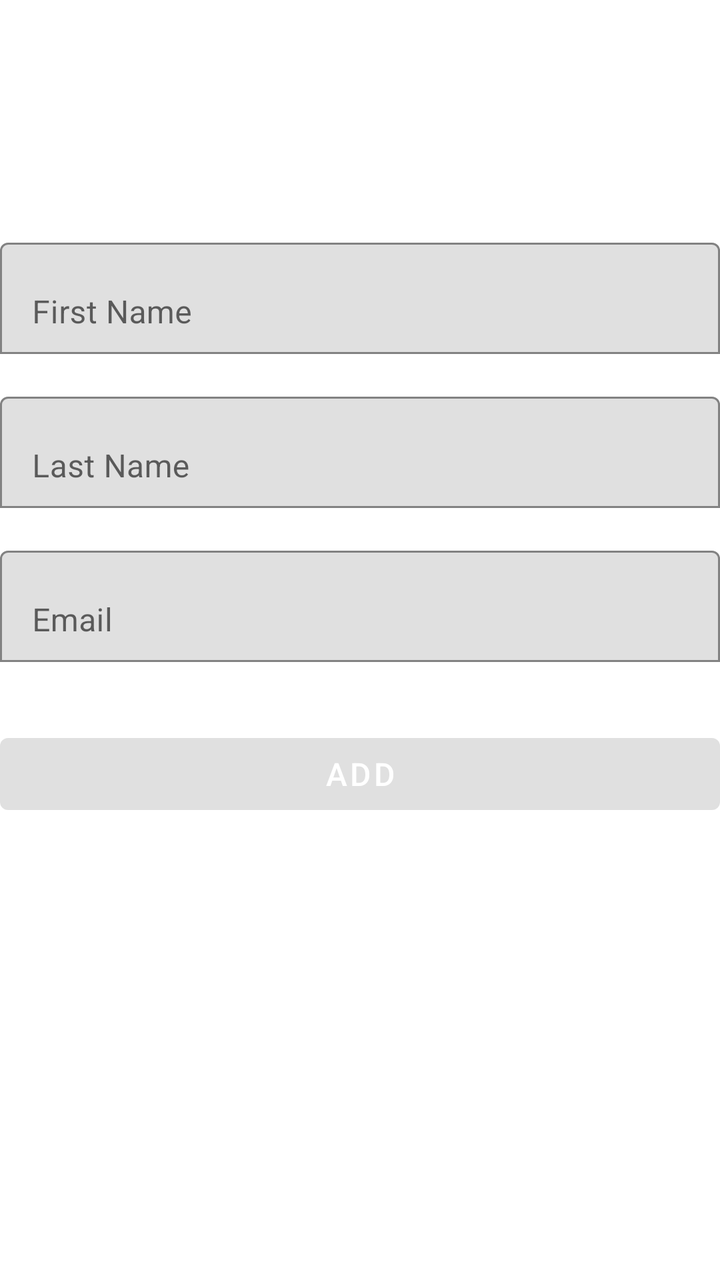
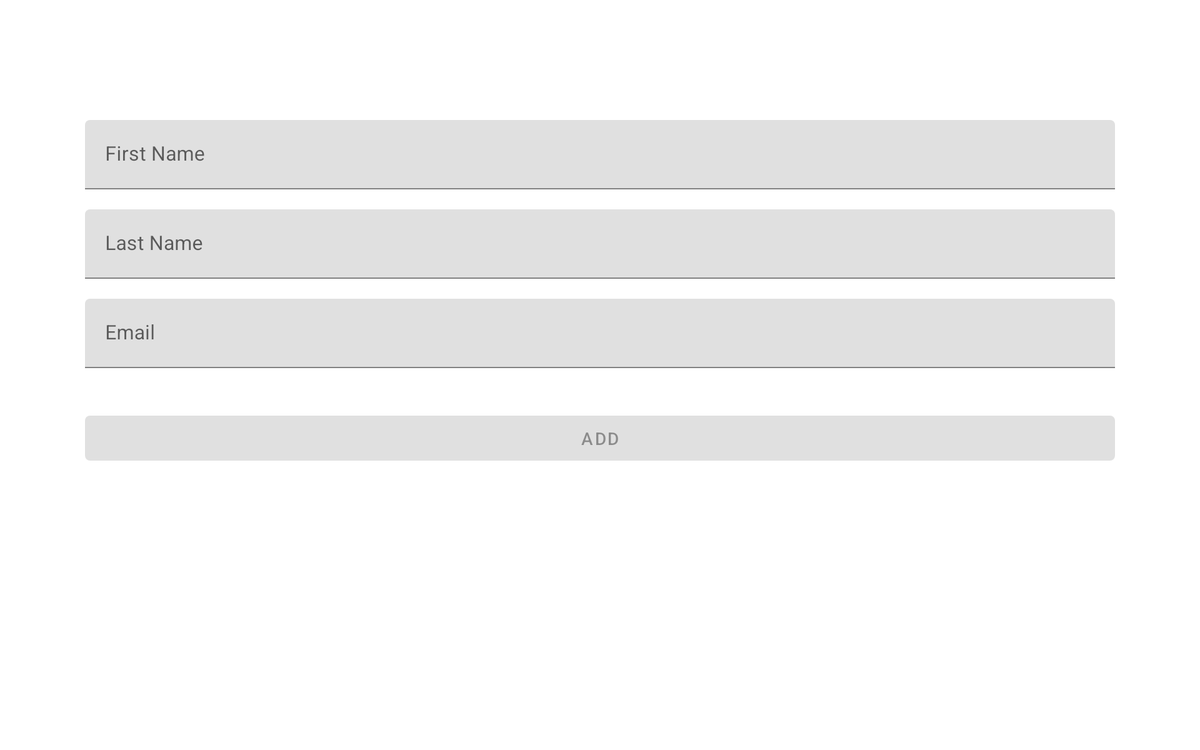

First picture: res/layout/ on a phone held upright. Second picture: the repository's own variant of that layout, on a device whose configuration matches the variant's folder. Source for both follows.
<!-- AndroidManifest.xml: activity theme Theme.UserManagement -->
<!-- res/layout/activity_add_user.xml -->
<?xml version="1.0" encoding="utf-8"?>
<androidx.constraintlayout.widget.ConstraintLayout xmlns:android="http://schemas.android.com/apk/res/android"
    xmlns:app="http://schemas.android.com/apk/res-auto"
    xmlns:tools="http://schemas.android.com/tools"
    android:id="@+id/container"
    android:layout_width="match_parent"
    android:layout_height="match_parent"
    tools:context=".ui.add_user.AddUserActivity">

    <LinearLayout
        android:id="@+id/progressBarLayout"
        android:layout_width="match_parent"
        android:layout_height="wrap_content"
        app:layout_constraintEnd_toEndOf="parent"
        app:layout_constraintStart_toStartOf="parent"
        app:layout_constraintTop_toTopOf="parent">
        <com.google.android.material.progressindicator.LinearProgressIndicator
            android:id="@+id/loading"
            android:visibility="invisible"
            android:layout_width="match_parent"
            android:layout_height="wrap_content"
            android:indeterminate="true" />
    </LinearLayout>

    <androidx.constraintlayout.widget.ConstraintLayout
        android:layout_width="match_parent"
        android:layout_height="wrap_content"
        android:layout_marginTop="16dp"
        android:id="@+id/fieldsLayout1"
        android:paddingLeft="@dimen/activity_horizontal_margin"
        android:paddingTop="@dimen/activity_vertical_margin"
        android:paddingRight="@dimen/activity_horizontal_margin"
        android:paddingBottom="@dimen/activity_vertical_margin"
        app:layout_constraintEnd_toEndOf="parent"
        app:layout_constraintStart_toStartOf="parent"
        app:layout_constraintTop_toBottomOf="@id/progressBarLayout">

        <com.google.android.material.textfield.TextInputLayout
            android:id="@+id/firstnameLayout"
            android:layout_width="0dp"
            android:layout_height="wrap_content"
            android:layout_marginTop="96dp"
            app:boxBackgroundMode="outline"
            app:layout_constraintEnd_toEndOf="parent"
            app:layout_constraintStart_toStartOf="parent"
            app:layout_constraintTop_toTopOf="parent">
            <com.google.android.material.textfield.TextInputEditText
                android:id="@+id/firstname"
                android:layout_width="match_parent"
                android:layout_height="wrap_content"
                android:autofillHints=""
                android:hint="@string/prompt_firstname"
                android:inputType="text"
                android:selectAllOnFocus="true" />
        </com.google.android.material.textfield.TextInputLayout>

        <com.google.android.material.textfield.TextInputLayout
            android:layout_width="0dp"
            android:layout_height="wrap_content"
            android:layout_marginTop="16dp"
            android:id="@+id/lastnameLayout"
            app:boxBackgroundMode="outline"
            app:layout_constraintEnd_toEndOf="@id/firstnameLayout"
            app:layout_constraintStart_toStartOf="@id/firstnameLayout"
            app:layout_constraintTop_toBottomOf="@id/firstnameLayout">
            <com.google.android.material.textfield.TextInputEditText
                android:id="@+id/lastname"
                android:layout_width="match_parent"
                android:layout_height="wrap_content"
                android:hint="@string/prompt_lastname"
                android:inputType="text"
                android:selectAllOnFocus="true" />
        </com.google.android.material.textfield.TextInputLayout>

        <com.google.android.material.textfield.TextInputLayout
            android:layout_width="0dp"
            android:layout_height="wrap_content"
            android:id="@+id/emailLayout"
            android:layout_marginTop="16dp"
            app:boxBackgroundMode="outline"
            app:layout_constraintEnd_toEndOf="@id/lastnameLayout"
            app:layout_constraintStart_toStartOf="@id/lastnameLayout"
            app:layout_constraintTop_toBottomOf="@id/lastnameLayout">
            <com.google.android.material.textfield.TextInputEditText
                android:id="@+id/email"
                android:layout_width="match_parent"
                android:layout_height="wrap_content"
                android:hint="@string/prompt_email"
                android:inputType="textEmailAddress"
                android:selectAllOnFocus="true" />
        </com.google.android.material.textfield.TextInputLayout>

        <com.google.android.material.button.MaterialButton
            android:id="@+id/addUserButton"
            android:layout_width="0dp"
            android:layout_height="wrap_content"
            android:layout_gravity="start"
            android:layout_marginTop="32dp"
            android:layout_marginBottom="64dp"
            android:enabled="false"
            android:text="@string/action_add_user"
            android:textColor="@color/white"
            android:textSize="16sp"
            app:layout_constraintEnd_toEndOf="@id/emailLayout"
            app:layout_constraintStart_toStartOf="@id/emailLayout"
            app:layout_constraintTop_toBottomOf="@+id/emailLayout"
            app:layout_constraintVertical_bias="0.2" />
    </androidx.constraintlayout.widget.ConstraintLayout>















</androidx.constraintlayout.widget.ConstraintLayout>
<!-- resources referenced by this layout -->
<resources>
  <color name="white">#FFFFFFFF</color>
  <string name="action_add_user">Add</string>
  <string name="prompt_email">Email</string>
  <string name="prompt_firstname">First Name</string>
  <string name="prompt_lastname">Last Name</string>
  <style name="Theme.UserManagement" parent="Base.Theme.UserManagement" />
  <style name="Base.Theme.UserManagement" parent="Theme.MaterialComponents.DayNight.DarkActionBar">
          
          <item name="colorPrimary">@color/primary</item>
          <item name="colorPrimaryDark">@color/primary_dark</item>
          <item name="colorOnPrimary">@color/primary_light</item>
          <item name="colorSecondary">@color/primary</item>
          <item name="colorAccent">@color/accent</item>
          <item name="colorPrimaryContainer">@color/primary</item>
      </style>
  <color name="primary">#0D6EFD</color>
  <color name="primary_dark">#004B87</color>
  <color name="primary_light">#6AB4FF</color>
  <color name="accent">#FFD600</color>
</resources>
<!-- res/layout-w936dp/activity_add_user.xml (the repository's variant of the layout above) -->
<!-- drawn on a 7-inch tablet turned sideways -->
<?xml version="1.0" encoding="utf-8"?>
<androidx.constraintlayout.widget.ConstraintLayout xmlns:android="http://schemas.android.com/apk/res/android"
    xmlns:app="http://schemas.android.com/apk/res-auto"
    xmlns:tools="http://schemas.android.com/tools"
    android:id="@+id/container"
    android:layout_width="match_parent"
    android:layout_height="match_parent"
    android:paddingLeft="@dimen/activity_horizontal_margin"
    android:paddingTop="@dimen/activity_vertical_margin"
    android:paddingRight="@dimen/activity_horizontal_margin"
    android:paddingBottom="@dimen/activity_vertical_margin"
    tools:context=".ui.add_user.AddUserActivity">

    <androidx.constraintlayout.widget.ConstraintLayout
        android:layout_width="840dp"
        android:layout_height="match_parent"
        app:layout_constraintEnd_toEndOf="parent"
        app:layout_constraintStart_toStartOf="parent">

        <com.google.android.material.textfield.TextInputLayout
            android:id="@+id/firstnameLayout"
            android:layout_width="0dp"
            android:layout_height="wrap_content"
            android:layout_marginStart="8dp"
            android:layout_marginTop="96dp"
            android:layout_marginEnd="8dp"
            app:layout_constraintEnd_toEndOf="parent"
            app:layout_constraintStart_toStartOf="parent"
            app:layout_constraintTop_toTopOf="parent">
            <com.google.android.material.textfield.TextInputEditText
                android:id="@+id/firstname"
                android:layout_width="match_parent"
                android:layout_height="wrap_content"
                android:autofillHints=""
                android:hint="@string/prompt_firstname"
                android:inputType="text"
                android:selectAllOnFocus="true" />
        </com.google.android.material.textfield.TextInputLayout>

        <com.google.android.material.textfield.TextInputLayout
            android:layout_width="0dp"
            android:layout_height="wrap_content"
            android:layout_marginTop="16dp"
            android:id="@+id/lastnameLayout"
            app:layout_constraintEnd_toEndOf="@id/firstnameLayout"
            app:layout_constraintStart_toStartOf="@id/firstnameLayout"
            app:layout_constraintTop_toBottomOf="@id/firstnameLayout">
            <com.google.android.material.textfield.TextInputEditText
                android:id="@+id/lastname"
                android:layout_width="match_parent"
                android:layout_height="wrap_content"
                android:hint="@string/prompt_lastname"
                android:inputType="text"
                android:selectAllOnFocus="true" />
        </com.google.android.material.textfield.TextInputLayout>

        <com.google.android.material.textfield.TextInputLayout
            android:layout_width="0dp"
            android:layout_height="wrap_content"
            android:id="@+id/emailLayout"
            android:layout_marginTop="16dp"
            app:layout_constraintEnd_toEndOf="@id/lastnameLayout"
            app:layout_constraintStart_toStartOf="@id/lastnameLayout"
            app:layout_constraintTop_toBottomOf="@id/lastnameLayout">
            <com.google.android.material.textfield.TextInputEditText
                android:id="@+id/email"
                android:layout_width="match_parent"
                android:layout_height="wrap_content"
                android:hint="@string/prompt_email"
                android:inputType="textEmailAddress"
                android:selectAllOnFocus="true" />
        </com.google.android.material.textfield.TextInputLayout>

        
        
        
        
        
        
        
        
        
        
        
        
        

        <com.google.android.material.button.MaterialButton
            android:id="@+id/addUserButton"
            android:layout_width="0dp"
            android:layout_height="wrap_content"
            android:layout_gravity="start"
            android:layout_marginTop="32dp"
            android:layout_marginBottom="64dp"
            android:enabled="false"
            android:text="@string/action_add_user"
            app:layout_constraintEnd_toEndOf="@id/emailLayout"
            app:layout_constraintStart_toStartOf="@id/emailLayout"
            app:layout_constraintTop_toBottomOf="@+id/emailLayout"
            app:layout_constraintVertical_bias="0.2" />

        <ProgressBar
            android:id="@+id/loading"
            android:layout_width="wrap_content"
            android:layout_height="wrap_content"
            android:layout_gravity="center"
            android:layout_marginTop="64dp"
            android:layout_marginBottom="64dp"
            android:visibility="gone"
            app:layout_constraintBottom_toBottomOf="parent"
            app:layout_constraintEnd_toEndOf="@+id/addUserButton"
            app:layout_constraintStart_toStartOf="@+id/addUserButton"
            app:layout_constraintTop_toBottomOf="@id/addUserButton"
            app:layout_constraintVertical_bias="0.3" />

    </androidx.constraintlayout.widget.ConstraintLayout>
</androidx.constraintlayout.widget.ConstraintLayout>
<!-- resources referenced by the variant -->
<!-- as a 7-inch tablet turned sideways resolves them -->
<resources>
  <string name="action_add_user">Add</string>
  <string name="prompt_email">Email</string>
  <string name="prompt_firstname">First Name</string>
  <string name="prompt_lastname">Last Name</string>
  <style name="Theme.UserManagement" parent="Base.Theme.UserManagement" />
  <style name="Base.Theme.UserManagement" parent="Theme.MaterialComponents.DayNight.DarkActionBar">
          
          <item name="colorPrimary">@color/primary</item>
          <item name="colorPrimaryDark">@color/primary_dark</item>
          <item name="colorOnPrimary">@color/primary_light</item>
          <item name="colorSecondary">@color/primary</item>
          <item name="colorAccent">@color/accent</item>
          <item name="colorPrimaryContainer">@color/primary</item>
      </style>
  <color name="primary">#0D6EFD</color>
  <color name="primary_dark">#004B87</color>
  <color name="primary_light">#6AB4FF</color>
  <color name="accent">#FFD600</color>
</resources>
